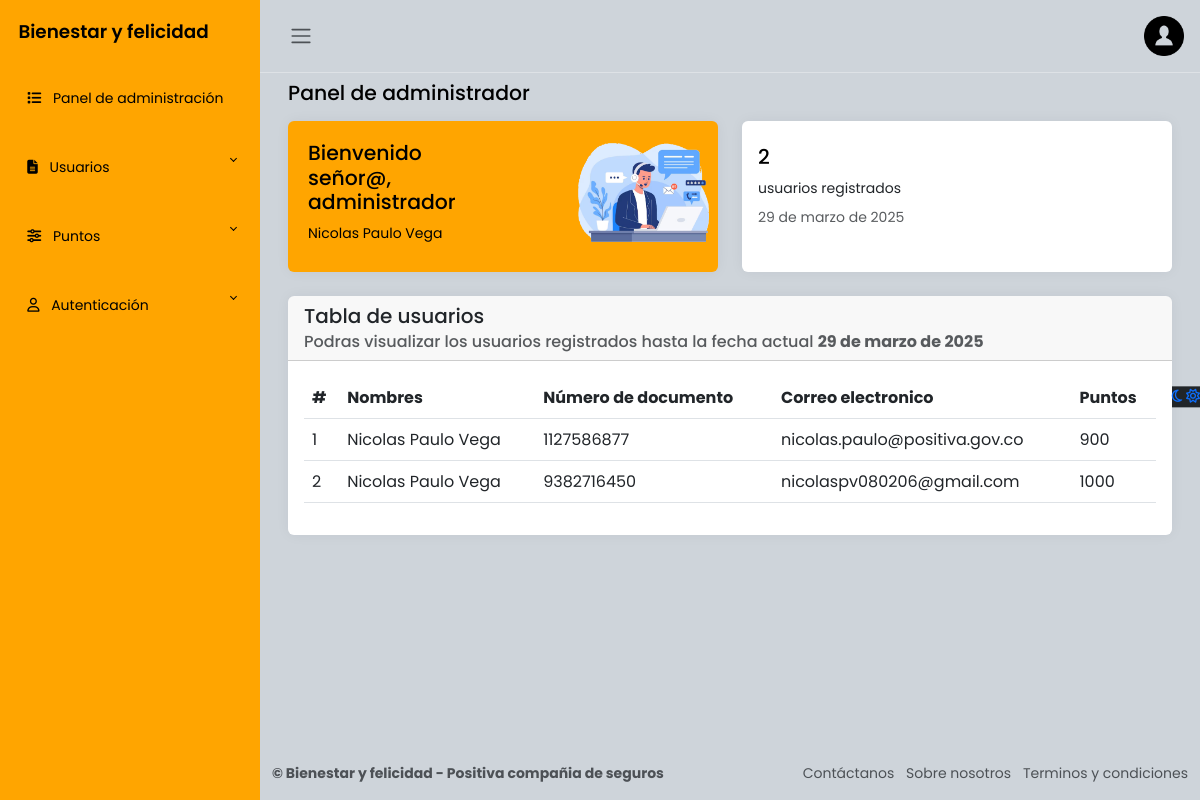
The page /admin_panel/ (signed in) on the database as committed earlier.
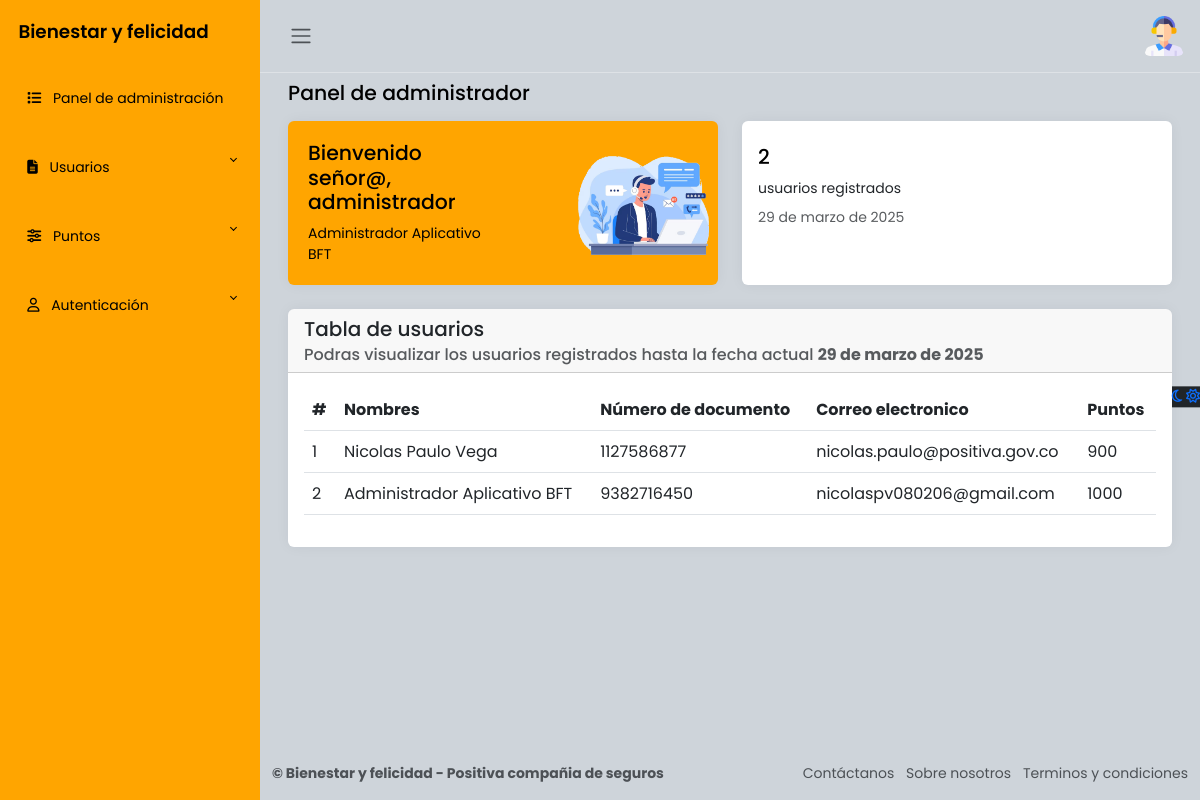
The same page on the database as committed later.
### apps/usuarios/models.py (models this page shows, shortened)
class Usuarios(AbstractBaseUser, PermissionsMixin):
    avatar = models.FileField('Avatar', upload_to='usuarios/', null=True, blank=True)
    nombres = models.CharField('Nombres', max_length=50)
    apellidos = models.CharField('Apellidos', max_length=100)
    numero_documento = models.IntegerField('Número de documento', primary_key=True, unique=True)
    correo = models.EmailField('Correo electrónico', max_length=255, unique=True)
    puntos_totales = models.IntegerField('Número total de puntos', default=1000)
    password = models.CharField('Contraseña', max_length=255)
    ultimo_reinicio = models.DateField('Ultimo reinicio de puntos', default=now) # Reiniciar puntos
    is_active = models.BooleanField(default=True)
    is_staff = models.BooleanField(default=False)
    objects = UsuariosManager()
    USERNAME_FIELD = 'numero_documento'
    REQUIRED_FIELDS = ['nombres', 'apellidos', 'correo']
    class Meta:
        verbose_name = 'Usuario'
        verbose_name_plural = 'Usuarios'

### apps/usuarios/views.py (the view)
# urls.py: path('admin_panel/', login_required(admin_dashboard), name="admin_panel"),
@login_required(login_url='/accounts/login/')
@user_passes_test(is_staff, login_url='/')
def admin_dashboard(request):
    usuario = Usuarios.objects.all()
    total_usuarios = usuario.count()
    fecha_actual = timezone.now().date() # Fecha actual
    return render(request, 'admin_dashboard/main.html', {
        'usuario':usuario,
        'total_usuarios': total_usuarios,
        'fecha_actual': fecha_actual
        })

### apps/usuarios/views.py (called while the page is built)
def is_staff(user):
    return user.is_active and user.is_staff # Validar si es administrador y esta activo

### apps/usuarios/templates/admin_dashboard/main.html (shortened to what this page needs)
{% extends "admin_dashboard/layout.html" %}
{% load static %}
{% block content %}
<main class="content px-3 py-2">
    <div class="container-fluid">
        <div class="mb-3">
            <h4>Panel de administrador</h4>
        </div>
        <div class="row">
            <div class="col-12 col-md-6 d-flex">
                <div class="card flex-fill border-0 illustration">
                    <div class="card-body p-0 d-flex flex-fill">
                        <div class="row g-0 w-100">
                            <div class="col-6">
                                <div class="p-3 m-1">
                                    <h4>Bienvenido señor@, administrador</h4>
                                    {% if user.is_authenticated %}
                                        <p class="mb-0">{{ user.nombres }} {{ user.apellidos }}</p>
                                    {% else %}
                                        <p class="mb-0">Administrador@</p>
                                    {% endif %}
                                </div>
                            </div>
                            <div class="col-6 align-self-end text-end">
                                <img src="{% static "img/customer-support.png" %}" class="img-fluid illustration-img"
                                    alt="">
                            </div>
                        </div>
                    </div>
                </div>
            </div>
            <div class="col-12 col-md-6 d-flex">
                <div class="card flex-fill border-0">
                    <div class="card-body py-4">
                        <div class="d-flex align-items-start">
                            <div class="flex-grow-1">
                                <h4 class="mb-2">
                                    {{ total_usuarios }}
                                </h4>
                                <p class="mb-2">
                                    usuarios registrados
                                </p>
                                <div class="mb-0">
                                    <span class="text-muted">
                                        {{ fecha_actual }}
                                    </span>
                                </div>
                            </div>
                        </div>
                    </div>
                </div>
            </div>
        </div>
        <div class="card border-0">
            <div class="card-header">
                <h5 class="card-title">
                    Tabla de usuarios
                </h5>
                <h6 class="card-subtitle text-muted">
                    Podras visualizar los usuarios registrados hasta la fecha actual <strong>{{ fecha_actual }}</strong>
                </h6>
            </div>
            <div class="card-body">
                <table class="table">
                    <thead>
                        <tr>
                            <th scope="col">#</th>
                            <th scope="col">Nombres</th>
                            <th scope="col">Número de documento</th>
                            <th scope="col">Correo electronico</th>
                            <th scope="col">Puntos</th>
                        </tr>
                    </thead>
                    <tbody>
                        {% for usuarios in usuario %}
                            <tr>
                                <td>{{ forloop.counter }}</td>
                                <td>{{ usuarios.nombres }} {{ usuarios.apellidos }}</td>
                                <td>{{ usuarios.numero_documento }}</td>
                                <td>{{ usuarios.correo }}</td>
                                <td>{{ usuarios.puntos_totales }}</td>
                            </tr>
                        {% endfor %}
                    </tbody>
                </table>
            </div>
        </div>
    </div>
</main>
{% endblock %}

### apps/usuarios/templates/admin_dashboard/layout.html (shortened to what the changed rows need)
{% load static %}
<html lang="es">
<head>
    <link rel="stylesheet" href="https://cdn.jsdelivr.net/npm/bootstrap@5.3.0-alpha2/dist/css/bootstrap.min.css">
    <link href="https://cdn.jsdelivr.net/npm/bootstrap@5.3.0/dist/css/bootstrap.min.css" rel="stylesheet">
    <link rel="stylesheet" href="{% static 'css/administrador.styles.css' %}">
</head>
<body>
    <div class="wrapper">
        <div class="main">
            <nav class="navbar navbar-expand px-3 border-bottom">
                <div class="navbar-collapse navbar">
                    <ul class="navbar-nav">
                        <li class="nav-item dropdown">
                            <a href="#" data-bs-toggle="dropdown" class="nav-icon pe-md-0">
                                {% if user.is_authenticated %}
                                    {% if user.avatar %}
                                        <img class="avatar img-fluid rounded" src="{{ user.avatar.url }}" alt="Avatar de {{ user.nombres }}">
                                    {% else %}
                                        <img src="{% static "img/usuario/usuario.png" %}" alt="usuario" class="avatar img-fluid">
                                    {% endif %}
                                {% endif %}
                            </a>
                        </li>
                    </ul>
                </div>
            </nav>
            {% block content %}{% endblock %}
        </div>
    </div>
</body>
</html>

Rows that differ between the two databases and show on the page:
changed Usuarios "nicolaspv080206@gmail.com": avatar: picture added; nombres "Nicolas" → "Administrador"; apellidos "Paulo Vega" → "Aplicativo BFT"
